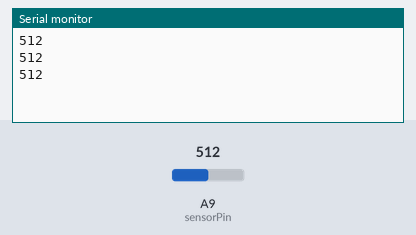
Recording of a sketch running on a simulated Arduino Mega 2560, built with avr-gcc and run on an emulated ATmega2560. On the bench: the last lines printed to the serial monitor. Inputs (shaded band) come from the test bench; at power-on: A9 (sensorPin) = 512.

Above: at 1.3 s.
1.4 s: A9 (sensorPin) set to 716
At 1.9 s:
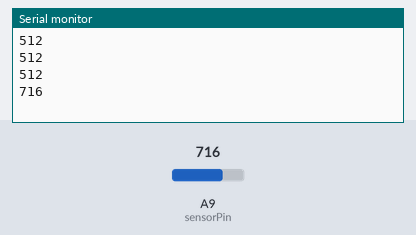
2.9 s: A9 (sensorPin) set to 900
At 3.4 s:
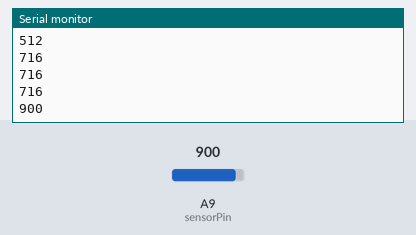
Timing chart, 0 to 5.9 s (numbered marks = the images above; inputs shaded):
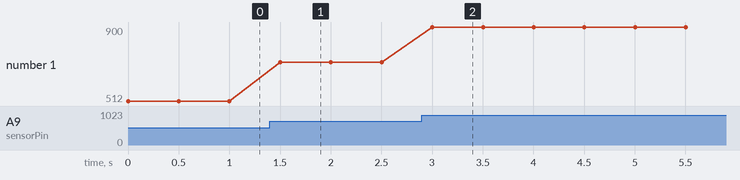

The sketch:

lightsensor.ino
```cpp
int sensorPin = A9;
int sensorValue = 0;
int mappedValue = 0;
long counter = 0;

void setup() {
  // put your setup code here, to run once:
  pinMode(sensorPin, INPUT);
  Serial.begin(9600);
}


void loop() {

  sensorValue = analogRead(sensorPin);
  Serial.println(sensorValue);
  delay(500);
}
```

Measured:
- after the input at 1.4 s, the serial monitor: prints a new line after 0.10 s (image 1)
- after the input at 2.9 s, the serial monitor: prints a new line after 0.10 s (image 2)
- plotted number 1: 512 → 716 after the input at 1.4 s, 716 → 900 after the input at 2.9 s
